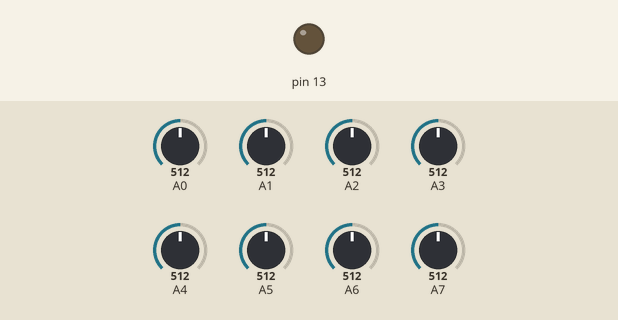
The sketch below on a simulated Arduino Uno, built with avr-gcc and run on an emulated ATmega328P. On the bench: output pins drawn as LEDs (lit = HIGH). The inputs (shaded band) are chosen by the test bench; at power-on: A0 = 512, A1 = 512, A2 = 512, A3 = 512, A4 = 512, A5 = 512, A6 = 512, A7 = 512. What the sketch prints to the serial monitor is not drawn.

Above: at 0.1 s.
At 0.6 s:
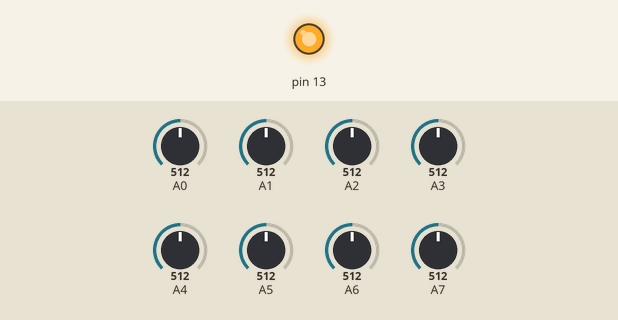
Timing chart, 0 to 12.0 s (numbered marks = the images above):
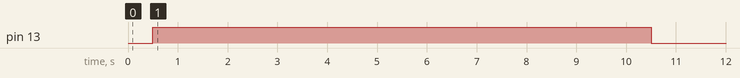

The sketch:

QTR8_code.ino
```cpp
#include <QTRSensors.h>

#define NUM_SENSORS 8
#define NUM_SAMPLES_PER_SENSOR 4
#define EMITTER_PIN 2

QTRSensorsAnalog qtra((unsigned char[]) {0, 1, 2, 3, 4, 5, 6, 7},
NUM_SENSORS, NUM_SAMPLES_PER_SENSOR, EMITTER_PIN);
unsigned int sensorValues[NUM_SENSORS];

void setup()
{
Serial.begin(9600);
delay(500);
int i;
pinMode(13, OUTPUT);
digitalWrite(13, HIGH);
for (i = 0; i < 400; i++)
{
qtra.calibrate();
}
digitalWrite(13, LOW);
for (i = 0; i < NUM_SENSORS; i++)
{
Serial.print(qtra.calibratedMinimumOn[i]);
Serial.print(' ');
}
Serial.println();
for (i = 0; i < NUM_SENSORS; i++)
{
Serial.print(qtra.calibratedMaximumOn[i]);
Serial.print(' ');
}
Serial.println();
Serial.println();
delay(1000);
}

void loop()
{
unsigned int position = qtra.readLine(sensorValues);

unsigned char i;
for (i = 0; i < NUM_SENSORS; i++)
{
Serial.print(sensorValues[i] * 10 / 1001);
Serial.print(' ');
}
Serial.print(" ");
Serial.println(position);

delay(250);
}
```
